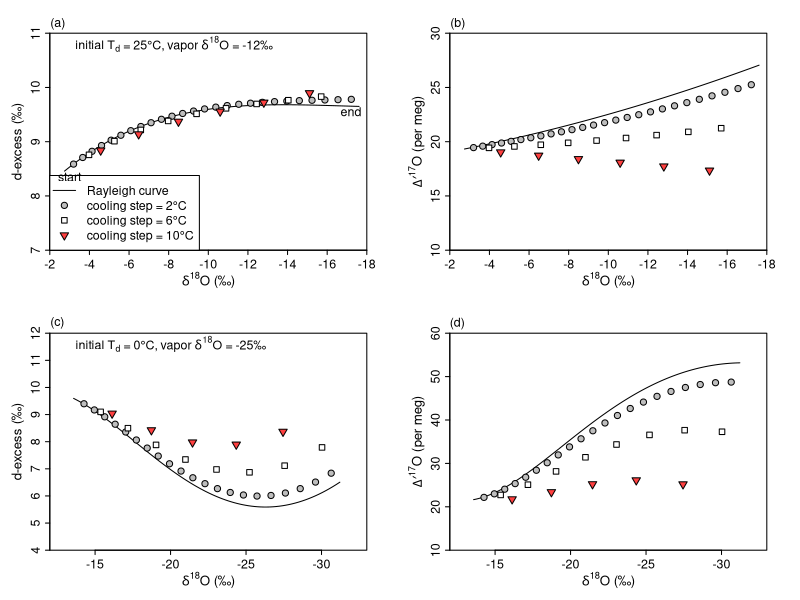

Write the R code that produced this figure.
rm(list=ls())

# fractionation
a18eff <- function(temp,mode="k",l=0.004) {
  if (temp >= 273.15) {
    eq <- exp(1137/temp^2-0.4156/temp-0.00207)
    value <- eq
  }
  else if (temp <= 250.15) {
    eq <- exp(11.839/temp-0.028224)
    Si <- 1-l*(temp-273.15)
    diff16_18 <- 1.0285
    k <- Si/(eq*diff16_18*(Si-1)+1)
    if (mode=="no k") {k <- 1}
    value <- k*eq
  }
  else {
    eq_273 <- exp(1137/273.15^2-0.4156/273.15-0.00207)
    eq_274 <- exp(1137/274.15^2-0.4156/274.15-0.00207)
    eq_250 <- exp(11.839/250.15-0.028224)
    eq_249 <- exp(11.839/249.15-0.028224)
    Si_250 <- 1-l*(250.15-273.15)
    Si_249 <- 1-l*(249.15-273.15)
    diff16_18 <- 1.0285
    k_250 <- Si_250/(eq_250*diff16_18*(Si_250-1)+1)
    k_249 <- Si_249/(eq_249*diff16_18*(Si_249-1)+1)
    if (mode=="no k") {k_250 <- k_249 <- 1}
    x1 <- 250.15
    x2 <- 273.15
    k1 <- eq_250*k_250-eq_249*k_249
    k2 <- eq_274-eq_273
    y1 <- eq_250*k_250
    y2 <- eq_273
    answer <- solve(matrix(c(x1^3,x2^3,3*x1^2,3*x2^2,x1^2,x2^2,2*x1,2*x2,x1,x2,1,1,1,1,0,0),ncol=4),c(y1,y2,k1,k2))
    value <- answer[1]*temp^3+answer[2]*temp^2+answer[3]*temp+answer[4]
  }
  return(value)
}

a17eff <- function(temp,mode="k",l=0.004) {
  if (temp >= 273.15) {
    eq <- exp(1137/temp^2-0.4156/temp-0.00207)^0.529
    value <- eq
  }
  else if (temp <= 250.15) {
    eq <- exp(11.839/temp-0.028224)^0.529
    Si <- 1-l*(temp-273.15)
    diff16_17 <- 1.0285^0.518
    k <- Si/(eq*diff16_17*(Si-1)+1)
    if (mode=="no k") {k <- 1}
    value <- k*eq
  }
  else {
    eq_273 <- exp(1137/273.15^2-0.4156/273.15-0.00207)^0.529
    eq_274 <- exp(1137/274.15^2-0.4156/274.15-0.00207)^0.529
    eq_250 <- exp(11.839/250.15-0.028224)^0.529
    eq_249 <- exp(11.839/249.15-0.028224)^0.529
    Si_250 <- 1-l*(250.15-273.15)
    Si_249 <- 1-l*(249.15-273.15)
    diff16_17 <- 1.0285^0.518
    k_250 <- Si_250/(eq_250*diff16_17*(Si_250-1)+1)
    k_249 <- Si_249/(eq_249*diff16_17*(Si_249-1)+1)
    if (mode=="no k") {k_250 <- k_249 <- 1}
    x1 <- 250.15
    x2 <- 273.15
    k1 <- eq_250*k_250-eq_249*k_249
    k2 <- eq_274-eq_273
    y1 <- eq_250*k_250
    y2 <- eq_273
    answer <- solve(matrix(c(x1^3,x2^3,3*x1^2,3*x2^2,x1^2,x2^2,2*x1,2*x2,x1,x2,1,1,1,1,0,0),ncol=4),c(y1,y2,k1,k2))
    value <- answer[1]*temp^3+answer[2]*temp^2+answer[3]*temp+answer[4]
  }
  return(value)
}

a2eff <- function(temp,mode="k",l=0.004) {
  if (temp >= 273.15) {
    eq <- exp(24844/temp^2-76.248/temp+0.05261)
    value <- eq
  }
  else if (temp <= 250.15) {
    eq <- exp(16289/temp^2-0.0945)
    Si <- 1-l*(temp-273.15)
    diff1_2 <- 1.0251
    k <- Si/(eq*diff1_2*(Si-1)+1)
    if (mode=="no k") {k <- 1}
    value <- k*eq
  }
  else {
    eq_273 <- exp(24844/273.15^2-76.248/273.15+0.05261)
    eq_274 <- exp(24844/274.15^2-76.248/274.15+0.05261)
    eq_250 <- exp(16289/250.15^2-0.0945)
    eq_249 <- exp(16289/249.15^2-0.0945)
    Si_250 <- 1-l*(250.15-273.15)
    Si_249 <- 1-l*(249.15-273.15)
    diff1_2 <- 1.0251
    k_250 <- Si_250/(eq_250*diff1_2*(Si_250-1)+1)
    k_249 <- Si_249/(eq_249*diff1_2*(Si_249-1)+1)
    if (mode=="no k") {k_250 <- k_249 <- 1}
    x1 <- 250.15
    x2 <- 273.15
    k1 <- eq_250*k_250-eq_249*k_249
    k2 <- eq_274-eq_273
    y1 <- eq_250*k_250
    y2 <- eq_273
    answer <- solve(matrix(c(x1^3,x2^3,3*x1^2,3*x2^2,x1^2,x2^2,2*x1,2*x2,x1,x2,1,1,1,1,0,0),ncol=4),c(y1,y2,k1,k2))
    value <- answer[1]*temp^3+answer[2]*temp^2+answer[3]*temp+answer[4]
  }
  return(value)
}

# 17O converter
get_D17O <- function(d18O,d17O){
  (log(d17O/1000+1)-0.528*log(d18O/1000+1))*10^6
}

get_d17O <- function(d18O,D17O){
  1000*(exp(D17O/10^6+0.528*log(d18O/1000+1))-1)
}

# Rayleigh
CC_relation <- function(temp){
  es <- 611.2*exp(17.67*temp/(temp+243.5))
  return(es)
}

Rayleigh_computer4 <- function(d18Ov,dxsv,D17Ov,initial_td,final_td,step,advection=T,lambda){
  if (advection==T) {times <- 1} else (times <- 0.5)
  td_list <- seq(initial_td,final_td,length.out=step)
  f_list <- CC_relation(td_list)
  f_list <- f_list/f_list[1]
  
  d18Ov_list <- d18Ov
  d2Hv_list <- dxsv+8*d18Ov
  d17Ov_list <- get_d17O(d18Ov,D17Ov)
  
  d18Op_list <- (d18Ov_list+1000)*a18eff(initial_td+273.15,"k",lambda)-1000
  d2Hp_list <- (d2Hv_list+1000)*a2eff(initial_td+273.15,"k",lambda)-1000
  d17Op_list <- (d17Ov_list+1000)*a17eff(initial_td+273.15,"k",lambda)-1000
  
  for (i in 2:step){
    d18Ov_list[i] <- (d18Ov_list[i-1]+1000)*(f_list[i]/f_list[i-1])^(a18eff(td_list[i]+273.15,"k",lambda)^times-1)-1000
    d17Ov_list[i] <- (d17Ov_list[i-1]+1000)*(f_list[i]/f_list[i-1])^(a17eff(td_list[i]+273.15,"k",lambda)^times-1)-1000
    d2Hv_list[i] <- (d2Hv_list[i-1]+1000)*(f_list[i]/f_list[i-1])^(a2eff(td_list[i]+273.15,"k",lambda)^times-1)-1000
    
    d18Op_list[i] <- (d18Ov_list[i]+1000)*a18eff(td_list[i]+273.15,"k",lambda)-1000
    d17Op_list[i] <- (d17Ov_list[i]+1000)*a17eff(td_list[i]+273.15,"k",lambda)-1000
    d2Hp_list[i] <- (d2Hv_list[i]+1000)*a2eff(td_list[i]+273.15,"k",lambda)-1000
  }
  
  return(list(d18Op_list,d17Op_list,d2Hp_list,
              d18Ov_list,d17Ov_list,d2Hv_list,f_list))
}

# vapor input, T > 0C
d18O_input <- -12
dxs_input <- 10
D17O_input <- 10
d17O_input <- get_d17O(d18O_input,D17O_input)
d2H_input <- dxs_input+8*d18O_input
t_input <- 25

### case 1 ###
d18O_mix <- d18O_input
dxs_mix <- dxs_input
D17O_mix <- D17O_input
d17O_mix <- get_d17O(d18O_mix,D17O_mix)
d2H_mix <- dxs_mix+8*d18O_mix
temp_mix <- t_input
d18O_mix_p <- (d18O_mix+1000)*a18eff(273.15+temp_mix)-1000
d17O_mix_p <- (d17O_mix+1000)*a17eff(273.15+temp_mix)-1000
d2H_mix_p <- (d2H_mix+1000)*a2eff(273.15+temp_mix)-1000
dxs_mix_p <- d2H_mix_p-8*d18O_mix_p
D17O_mix_p <- get_D17O(d18O_mix_p,d17O_mix_p)
n <- 100
t_step <- 2
i <- 1
repeat{
  result <- Rayleigh_computer4(d18O_mix[i],dxs_mix[i],D17O_mix[i],temp_mix[i],temp_mix[i]-t_step,n,T,0.004)

  d18O_mix[i+1] <- weighted.mean(c(d18O_mix[i],result[[4]][n]),
                                 c(CC_relation(temp_mix[i]),CC_relation(temp_mix[i]-t_step)))
  d17O_mix[i+1] <- weighted.mean(c(d17O_mix[i],result[[5]][n]),
                                 c(CC_relation(temp_mix[i]),CC_relation(temp_mix[i]-t_step)))
  d2H_mix[i+1] <- weighted.mean(c(d2H_mix[i],result[[6]][n]),
                                c(CC_relation(temp_mix[i]),CC_relation(temp_mix[i]-t_step)))
  dxs_mix[i+1] <- d2H_mix[i+1]-8*d18O_mix[i+1]
  D17O_mix[i+1] <- get_D17O(d18O_mix[i+1],d17O_mix[i+1])
  temp_mix[i+1] <- weighted.mean(c(temp_mix[i],temp_mix[i]-t_step),
                             c(CC_relation(temp_mix[i]),CC_relation(temp_mix[i]-t_step)))
  
  d18O_mix_p[i+1] <- (d18O_mix[i+1]+1000)*a18eff(273.15+temp_mix[i+1])-1000
  d17O_mix_p[i+1] <- (d17O_mix[i+1]+1000)*a17eff(273.15+temp_mix[i+1])-1000
  d2H_mix_p[i+1] <- (d2H_mix[i+1]+1000)*a2eff(273.15+temp_mix[i+1])-1000
  dxs_mix_p[i+1] <- d2H_mix_p[i+1]-8*d18O_mix_p[i+1]
  D17O_mix_p[i+1] <- get_D17O(d18O_mix_p[i+1],d17O_mix_p[i+1])
  
  if ((temp_mix[i]-t_step)<0) {break}
  i <- i+1
}
d18O_1 <- d18O_mix
D17O_1 <- D17O_mix
dxs_1 <- dxs_mix
d18O_1_p <- d18O_mix_p
D17O_1_p <- D17O_mix_p
dxs_1_p <- dxs_mix_p
#

### case 2 ###
d18O_mix <- d18O_input
dxs_mix <- dxs_input
D17O_mix <- D17O_input
d17O_mix <- get_d17O(d18O_mix,D17O_mix)
d2H_mix <- dxs_mix+8*d18O_mix
temp_mix <- t_input
d18O_mix_p <- (d18O_mix+1000)*a18eff(273.15+temp_mix)-1000
d17O_mix_p <- (d17O_mix+1000)*a17eff(273.15+temp_mix)-1000
d2H_mix_p <- (d2H_mix+1000)*a2eff(273.15+temp_mix)-1000
dxs_mix_p <- d2H_mix_p-8*d18O_mix_p
D17O_mix_p <- get_D17O(d18O_mix_p,d17O_mix_p)
n <- 100
t_step <- 6
i <- 1
repeat{
  result <- Rayleigh_computer4(d18O_mix[i],dxs_mix[i],D17O_mix[i],temp_mix[i],temp_mix[i]-t_step,n,T,0.004)
  
  d18O_mix[i+1] <- weighted.mean(c(d18O_mix[i],result[[4]][n]),
                                 c(CC_relation(temp_mix[i]),CC_relation(temp_mix[i]-t_step)))
  d17O_mix[i+1] <- weighted.mean(c(d17O_mix[i],result[[5]][n]),
                                 c(CC_relation(temp_mix[i]),CC_relation(temp_mix[i]-t_step)))
  d2H_mix[i+1] <- weighted.mean(c(d2H_mix[i],result[[6]][n]),
                                c(CC_relation(temp_mix[i]),CC_relation(temp_mix[i]-t_step)))
  dxs_mix[i+1] <- d2H_mix[i+1]-8*d18O_mix[i+1]
  D17O_mix[i+1] <- get_D17O(d18O_mix[i+1],d17O_mix[i+1])
  temp_mix[i+1] <- weighted.mean(c(temp_mix[i],temp_mix[i]-t_step),
                                 c(CC_relation(temp_mix[i]),CC_relation(temp_mix[i]-t_step)))
  
  d18O_mix_p[i+1] <- (d18O_mix[i+1]+1000)*a18eff(273.15+temp_mix[i+1])-1000
  d17O_mix_p[i+1] <- (d17O_mix[i+1]+1000)*a17eff(273.15+temp_mix[i+1])-1000
  d2H_mix_p[i+1] <- (d2H_mix[i+1]+1000)*a2eff(273.15+temp_mix[i+1])-1000
  dxs_mix_p[i+1] <- d2H_mix_p[i+1]-8*d18O_mix_p[i+1]
  D17O_mix_p[i+1] <- get_D17O(d18O_mix_p[i+1],d17O_mix_p[i+1])
  
  if ((temp_mix[i]-t_step)<0) {break}
  i <- i+1
}
d18O_2 <- d18O_mix
D17O_2 <- D17O_mix
dxs_2 <- dxs_mix
d18O_2_p <- d18O_mix_p
D17O_2_p <- D17O_mix_p
dxs_2_p <- dxs_mix_p
#

### case 3 ###
d18O_mix <- d18O_input
dxs_mix <- dxs_input
D17O_mix <- D17O_input
d17O_mix <- get_d17O(d18O_mix,D17O_mix)
d2H_mix <- dxs_mix+8*d18O_mix
temp_mix <- t_input
d18O_mix_p <- (d18O_mix+1000)*a18eff(273.15+temp_mix)-1000
d17O_mix_p <- (d17O_mix+1000)*a17eff(273.15+temp_mix)-1000
d2H_mix_p <- (d2H_mix+1000)*a2eff(273.15+temp_mix)-1000
dxs_mix_p <- d2H_mix_p-8*d18O_mix_p
D17O_mix_p <- get_D17O(d18O_mix_p,d17O_mix_p)
n <- 100
t_step <- 10
i <- 1
repeat{
  result <- Rayleigh_computer4(d18O_mix[i],dxs_mix[i],D17O_mix[i],temp_mix[i],temp_mix[i]-t_step,n,T,0.004)
  
  d18O_mix[i+1] <- weighted.mean(c(d18O_mix[i],result[[4]][n]),
                                 c(CC_relation(temp_mix[i]),CC_relation(temp_mix[i]-t_step)))
  d17O_mix[i+1] <- weighted.mean(c(d17O_mix[i],result[[5]][n]),
                                 c(CC_relation(temp_mix[i]),CC_relation(temp_mix[i]-t_step)))
  d2H_mix[i+1] <- weighted.mean(c(d2H_mix[i],result[[6]][n]),
                                c(CC_relation(temp_mix[i]),CC_relation(temp_mix[i]-t_step)))
  dxs_mix[i+1] <- d2H_mix[i+1]-8*d18O_mix[i+1]
  D17O_mix[i+1] <- get_D17O(d18O_mix[i+1],d17O_mix[i+1])
  temp_mix[i+1] <- weighted.mean(c(temp_mix[i],temp_mix[i]-t_step),
                                 c(CC_relation(temp_mix[i]),CC_relation(temp_mix[i]-t_step)))
  
  d18O_mix_p[i+1] <- (d18O_mix[i+1]+1000)*a18eff(273.15+temp_mix[i+1])-1000
  d17O_mix_p[i+1] <- (d17O_mix[i+1]+1000)*a17eff(273.15+temp_mix[i+1])-1000
  d2H_mix_p[i+1] <- (d2H_mix[i+1]+1000)*a2eff(273.15+temp_mix[i+1])-1000
  dxs_mix_p[i+1] <- d2H_mix_p[i+1]-8*d18O_mix_p[i+1]
  D17O_mix_p[i+1] <- get_D17O(d18O_mix_p[i+1],d17O_mix_p[i+1])
  
  if ((temp_mix[i]-t_step)<0) {break}
  i <- i+1
}
d18O_3 <- d18O_mix
D17O_3 <- D17O_mix
dxs_3 <- dxs_mix
d18O_3_p <- d18O_mix_p
D17O_3_p <- D17O_mix_p
dxs_3_p <- dxs_mix_p
#

### Rayleigh ###
rayleigh <- Rayleigh_computer4(d18O_input,dxs_input,D17O_input,t_input,0,n,T,0.004)

#
par(mfrow=c(2,2),mar=c(3,3,2,2),xpd=T)
#
plot(NA,NA,xaxs="i",yaxs="i",xaxt="n",yaxt="n",xlab="",ylab="",
     xlim=c(-2,-18),
     ylim=c(7,11))
axis(1,seq(-18,-2,2),cex.axis=0.9,padj=-1.3,tck=-0.02)
axis(2,seq(7,11,1),cex.axis=0.9,padj=1.1,tck=-0.02)
mtext(expression(paste(delta^18,"O (","\u2030",")")),1,padj=1.5,cex=0.8)
mtext(expression(paste("d-excess (","\u2030",")")),2,padj=-1.7,cex=0.8)

lines(rayleigh[[1]],rayleigh[[3]]-rayleigh[[1]]*8)
points(d18O_1_p[2:length(d18O_1_p)],dxs_1_p[2:length(dxs_1_p)],pch=21,bg="gray")
points(d18O_2_p[2:length(d18O_2_p)],dxs_2_p[2:length(dxs_2_p)],pch=22,bg="white")
points(d18O_3_p[2:length(d18O_3_p)],dxs_3_p[2:length(dxs_3_p)],pch=25,bg="brown1")
legend("bottomleft",c("Rayleigh curve","cooling step = 2\u00B0C","cooling step = 6\u00B0C","cooling step = 10\u00B0C"),
       pt.bg=c(NA,"gray","white","brown1"),pch=c(NA,21,22,25),lwd=c(1,NA,NA,NA),pt.cex=1,cex=0.9)
text(-2.4,11.17,"(a)",cex=0.9)
text(-8.25,10.8,expression(paste("initial T"[d]," = 25\u00B0C, vapor ",delta^18,"O = -12\u2030")),cex=0.9)
text(-3,8.35,"start",cex=0.9)
text(-17.2,9.55,"end",cex=0.9)

#
plot(NA,NA,xaxs="i",yaxs="i",xaxt="n",yaxt="n",xlab="",ylab="",
     xlim=c(-2,-18),
     ylim=c(10,30))
axis(1,seq(-18,-2,2),cex.axis=0.9,padj=-1.3,tck=-0.02)
axis(2,seq(10,30,5),cex.axis=0.9,padj=1.1,tck=-0.02)
mtext(expression(paste(delta^18,"O (","\u2030",")")),1,padj=1.5,cex=0.8)
mtext(expression(paste(Delta*minute^17,"O"," (per meg)")),2,padj=-1.3,cex=0.8)

lines(rayleigh[[1]],get_D17O(rayleigh[[1]],rayleigh[[2]]))
points(d18O_1_p[2:length(d18O_1_p)],D17O_1_p[2:length(D17O_1_p)],pch=21,bg="gray")
points(d18O_2_p[2:length(d18O_2_p)],D17O_2_p[2:length(D17O_2_p)],pch=22,bg="white")
points(d18O_3_p[2:length(d18O_3_p)],D17O_3_p[2:length(D17O_3_p)],pch=25,bg="brown1")
text(-2.4,30.85,"(b)",cex=0.9)



# vapor input, T < 0C
d18O_input <- -25
dxs_input <- 10
D17O_input <- 10
d17O_input <- get_d17O(d18O_input,D17O_input)
d2H_input <- dxs_input+8*d18O_input
t_input <- 0

### case 1 ###
d18O_mix <- d18O_input
dxs_mix <- dxs_input
D17O_mix <- D17O_input
d17O_mix <- get_d17O(d18O_mix,D17O_mix)
d2H_mix <- dxs_mix+8*d18O_mix
temp_mix <- t_input
d18O_mix_p <- (d18O_mix+1000)*a18eff(273.15+temp_mix)-1000
d17O_mix_p <- (d17O_mix+1000)*a17eff(273.15+temp_mix)-1000
d2H_mix_p <- (d2H_mix+1000)*a2eff(273.15+temp_mix)-1000
dxs_mix_p <- d2H_mix_p-8*d18O_mix_p
D17O_mix_p <- get_D17O(d18O_mix_p,d17O_mix_p)
n <- 100
t_step <- 2
i <- 1
repeat{
  result <- Rayleigh_computer4(d18O_mix[i],dxs_mix[i],D17O_mix[i],temp_mix[i],temp_mix[i]-t_step,n,T,0.004)
  
  d18O_mix[i+1] <- weighted.mean(c(d18O_mix[i],result[[4]][n]),
                                 c(CC_relation(temp_mix[i]),CC_relation(temp_mix[i]-t_step)))
  d17O_mix[i+1] <- weighted.mean(c(d17O_mix[i],result[[5]][n]),
                                 c(CC_relation(temp_mix[i]),CC_relation(temp_mix[i]-t_step)))
  d2H_mix[i+1] <- weighted.mean(c(d2H_mix[i],result[[6]][n]),
                                c(CC_relation(temp_mix[i]),CC_relation(temp_mix[i]-t_step)))
  dxs_mix[i+1] <- d2H_mix[i+1]-8*d18O_mix[i+1]
  D17O_mix[i+1] <- get_D17O(d18O_mix[i+1],d17O_mix[i+1])
  temp_mix[i+1] <- weighted.mean(c(temp_mix[i],temp_mix[i]-t_step),
                                 c(CC_relation(temp_mix[i]),CC_relation(temp_mix[i]-t_step)))
  
  d18O_mix_p[i+1] <- (d18O_mix[i+1]+1000)*a18eff(273.15+temp_mix[i+1])-1000
  d17O_mix_p[i+1] <- (d17O_mix[i+1]+1000)*a17eff(273.15+temp_mix[i+1])-1000
  d2H_mix_p[i+1] <- (d2H_mix[i+1]+1000)*a2eff(273.15+temp_mix[i+1])-1000
  dxs_mix_p[i+1] <- d2H_mix_p[i+1]-8*d18O_mix_p[i+1]
  D17O_mix_p[i+1] <- get_D17O(d18O_mix_p[i+1],d17O_mix_p[i+1])
  
  if ((temp_mix[i]-t_step)< -20) {break}
  i <- i+1
}
d18O_1 <- d18O_mix
D17O_1 <- D17O_mix
dxs_1 <- dxs_mix
d18O_1_p <- d18O_mix_p
D17O_1_p <- D17O_mix_p
dxs_1_p <- dxs_mix_p
#

### case 2 ###
d18O_mix <- d18O_input
dxs_mix <- dxs_input
D17O_mix <- D17O_input
d17O_mix <- get_d17O(d18O_mix,D17O_mix)
d2H_mix <- dxs_mix+8*d18O_mix
temp_mix <- t_input
d18O_mix_p <- (d18O_mix+1000)*a18eff(273.15+temp_mix)-1000
d17O_mix_p <- (d17O_mix+1000)*a17eff(273.15+temp_mix)-1000
d2H_mix_p <- (d2H_mix+1000)*a2eff(273.15+temp_mix)-1000
dxs_mix_p <- d2H_mix_p-8*d18O_mix_p
D17O_mix_p <- get_D17O(d18O_mix_p,d17O_mix_p)
n <- 100
t_step <- 6
i <- 1
repeat{
  result <- Rayleigh_computer4(d18O_mix[i],dxs_mix[i],D17O_mix[i],temp_mix[i],temp_mix[i]-t_step,n,T,0.004)
  
  d18O_mix[i+1] <- weighted.mean(c(d18O_mix[i],result[[4]][n]),
                                 c(CC_relation(temp_mix[i]),CC_relation(temp_mix[i]-t_step)))
  d17O_mix[i+1] <- weighted.mean(c(d17O_mix[i],result[[5]][n]),
                                 c(CC_relation(temp_mix[i]),CC_relation(temp_mix[i]-t_step)))
  d2H_mix[i+1] <- weighted.mean(c(d2H_mix[i],result[[6]][n]),
                                c(CC_relation(temp_mix[i]),CC_relation(temp_mix[i]-t_step)))
  dxs_mix[i+1] <- d2H_mix[i+1]-8*d18O_mix[i+1]
  D17O_mix[i+1] <- get_D17O(d18O_mix[i+1],d17O_mix[i+1])
  temp_mix[i+1] <- weighted.mean(c(temp_mix[i],temp_mix[i]-t_step),
                                 c(CC_relation(temp_mix[i]),CC_relation(temp_mix[i]-t_step)))
  
  d18O_mix_p[i+1] <- (d18O_mix[i+1]+1000)*a18eff(273.15+temp_mix[i+1])-1000
  d17O_mix_p[i+1] <- (d17O_mix[i+1]+1000)*a17eff(273.15+temp_mix[i+1])-1000
  d2H_mix_p[i+1] <- (d2H_mix[i+1]+1000)*a2eff(273.15+temp_mix[i+1])-1000
  dxs_mix_p[i+1] <- d2H_mix_p[i+1]-8*d18O_mix_p[i+1]
  D17O_mix_p[i+1] <- get_D17O(d18O_mix_p[i+1],d17O_mix_p[i+1])
  
  if ((temp_mix[i]-t_step)< -20) {break}
  i <- i+1
}
d18O_2 <- d18O_mix
D17O_2 <- D17O_mix
dxs_2 <- dxs_mix
d18O_2_p <- d18O_mix_p
D17O_2_p <- D17O_mix_p
dxs_2_p <- dxs_mix_p
#

### case 3 ###
d18O_mix <- d18O_input
dxs_mix <- dxs_input
D17O_mix <- D17O_input
d17O_mix <- get_d17O(d18O_mix,D17O_mix)
d2H_mix <- dxs_mix+8*d18O_mix
temp_mix <- t_input
d18O_mix_p <- (d18O_mix+1000)*a18eff(273.15+temp_mix)-1000
d17O_mix_p <- (d17O_mix+1000)*a17eff(273.15+temp_mix)-1000
d2H_mix_p <- (d2H_mix+1000)*a2eff(273.15+temp_mix)-1000
dxs_mix_p <- d2H_mix_p-8*d18O_mix_p
D17O_mix_p <- get_D17O(d18O_mix_p,d17O_mix_p)
n <- 100
t_step <- 10
i <- 1
repeat{
  result <- Rayleigh_computer4(d18O_mix[i],dxs_mix[i],D17O_mix[i],temp_mix[i],temp_mix[i]-t_step,n,T,0.004)
  
  d18O_mix[i+1] <- weighted.mean(c(d18O_mix[i],result[[4]][n]),
                                 c(CC_relation(temp_mix[i]),CC_relation(temp_mix[i]-t_step)))
  d17O_mix[i+1] <- weighted.mean(c(d17O_mix[i],result[[5]][n]),
                                 c(CC_relation(temp_mix[i]),CC_relation(temp_mix[i]-t_step)))
  d2H_mix[i+1] <- weighted.mean(c(d2H_mix[i],result[[6]][n]),
                                c(CC_relation(temp_mix[i]),CC_relation(temp_mix[i]-t_step)))
  dxs_mix[i+1] <- d2H_mix[i+1]-8*d18O_mix[i+1]
  D17O_mix[i+1] <- get_D17O(d18O_mix[i+1],d17O_mix[i+1])
  temp_mix[i+1] <- weighted.mean(c(temp_mix[i],temp_mix[i]-t_step),
                                 c(CC_relation(temp_mix[i]),CC_relation(temp_mix[i]-t_step)))
  
  d18O_mix_p[i+1] <- (d18O_mix[i+1]+1000)*a18eff(273.15+temp_mix[i+1])-1000
  d17O_mix_p[i+1] <- (d17O_mix[i+1]+1000)*a17eff(273.15+temp_mix[i+1])-1000
  d2H_mix_p[i+1] <- (d2H_mix[i+1]+1000)*a2eff(273.15+temp_mix[i+1])-1000
  dxs_mix_p[i+1] <- d2H_mix_p[i+1]-8*d18O_mix_p[i+1]
  D17O_mix_p[i+1] <- get_D17O(d18O_mix_p[i+1],d17O_mix_p[i+1])
  
  if ((temp_mix[i]-t_step)< -20) {break}
  i <- i+1
}
d18O_3 <- d18O_mix
D17O_3 <- D17O_mix
dxs_3 <- dxs_mix
d18O_3_p <- d18O_mix_p
D17O_3_p <- D17O_mix_p
dxs_3_p <- dxs_mix_p
#

### Rayleigh ###
rayleigh <- Rayleigh_computer4(d18O_input,dxs_input,D17O_input,t_input,-20,n,T,0.004)

#
plot(NA,NA,xaxs="i",yaxs="i",xaxt="n",yaxt="n",xlab="",ylab="",
     xlim=c(-12,-33),
     ylim=c(4,12))
axis(1,seq(-30,-15,5),cex.axis=0.9,padj=-1.3,tck=-0.02)
axis(2,seq(4,12,1),cex.axis=0.9,padj=1.1,tck=-0.02)
mtext(expression(paste(delta^18,"O (","\u2030",")")),1,padj=1.5,cex=0.8)
mtext(expression(paste("d-excess (","\u2030",")")),2,padj=-1.7,cex=0.8)

lines(rayleigh[[1]],rayleigh[[3]]-rayleigh[[1]]*8)
points(d18O_1_p[2:length(d18O_1_p)],dxs_1_p[2:length(dxs_1_p)],pch=21,bg="gray")
points(d18O_2_p[2:length(d18O_2_p)],dxs_2_p[2:length(dxs_2_p)],pch=22,bg="white")
points(d18O_3_p[2:length(d18O_3_p)],dxs_3_p[2:length(dxs_3_p)],pch=25,bg="brown1")
text(-12.5,12.38,"(c)",cex=0.9)
text(-20,11.6,expression(paste("initial T"[d]," = 0\u00B0C, vapor ",delta^18,"O = -25\u2030")),cex=0.9)

#
plot(NA,NA,xaxs="i",yaxs="i",xaxt="n",yaxt="n",xlab="",ylab="",
     xlim=c(-12,-33),
     ylim=c(10,60))
axis(1,seq(-30,-15,5),cex.axis=0.9,padj=-1.3,tck=-0.02)
axis(2,seq(10,60,10),cex.axis=0.9,padj=1.1,tck=-0.02)
mtext(expression(paste(delta^18,"O (","\u2030",")")),1,padj=1.5,cex=0.8)
mtext(expression(paste(Delta*minute^17,"O"," (per meg)")),2,padj=-1.3,cex=0.8)

lines(rayleigh[[1]],get_D17O(rayleigh[[1]],rayleigh[[2]]))
points(d18O_1_p[2:length(d18O_1_p)],D17O_1_p[2:length(D17O_1_p)],pch=21,bg="gray")
points(d18O_2_p[2:length(d18O_2_p)],D17O_2_p[2:length(D17O_2_p)],pch=22,bg="white")
points(d18O_3_p[2:length(d18O_3_p)],D17O_3_p[2:length(D17O_3_p)],pch=25,bg="brown1")
text(-12.5,62.2,"(d)",cex=0.9)